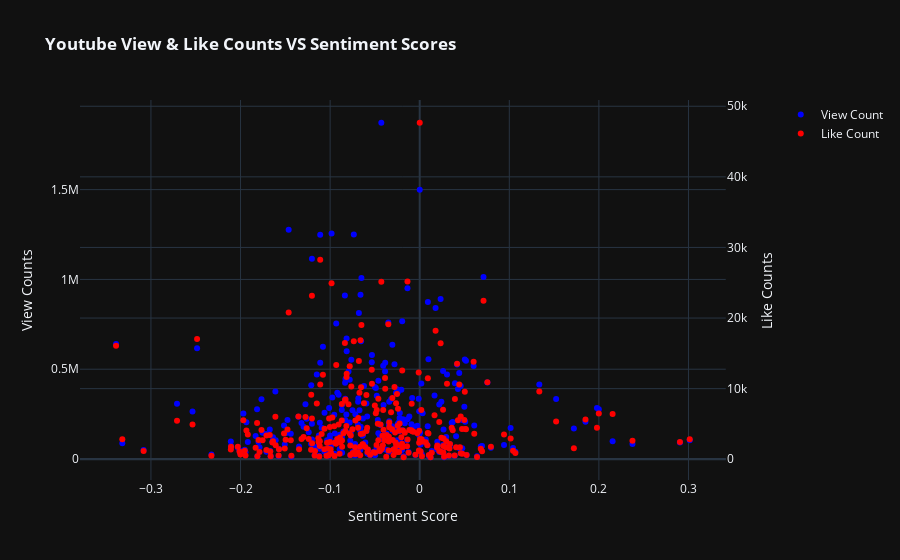

Here is the notebook cell this chart was saved with:
### Markdown cell above
Find the interactive graph [here](https://cjunwon.github.io/Youtube-Data-Analysis/).

### Code cell
from re import template


fig = make_subplots(specs=[[{'secondary_y': True}]])

fig.add_trace(
        go.Scatter(
        x=video_comp_sentiments['avg_comp_sentiment'],
        y=video_comp_sentiments['vid_viewcount'],
        name='View Count',
        mode='markers',
        marker_color='Blue',
        text=video_comp_sentiments['vid_title'],
        hovertemplate='<b>%{text}</b> <br>Sentiment Value: %{x} <br>View Count: %{y}'),
        secondary_y=False
)

fig.add_trace(go.Scatter(
    x=video_comp_sentiments['avg_comp_sentiment'],
    y=video_comp_sentiments['vid_likecount'],
    name='Like Count',
    mode='markers',
    marker_color='Red',
    text=video_comp_sentiments['vid_title'],
    hovertemplate='<b>%{text}</b> <br>Sentiment Value: %{x} <br>Like Count: %{y}'),
    secondary_y=True
)

fig.update_layout(
    title="<b>Youtube View & Like Counts VS Sentiment Scores<b>",
    xaxis_title="Sentiment Score",
    template='plotly_dark'
)

fig.update_yaxes(title_text="View Counts", secondary_y=False)
fig.update_yaxes(title_text="Like Counts", secondary_y=True)

fig.show(renderer='vscode')

pio.write_html(fig, file='index.html', auto_open=True)

### Figure 1 — Plotly figure (JSON) as saved in the notebook; plotly's stock layout.template omitted (floating-point values rounded to 4 significant figures; data arrays with more than 128 entries replaced by an {"elided": "..."} marker saying what was removed)
{"data": [{"hovertemplate": "<b>%{text}</b> <br>Sentiment Value: %{x} <br>View Count: %{y}", "marker": {"color": "Blue"}, "mode": "markers", "name": "View Count", "text": {"elided": "292 str values"}, "type": "scatter", "x": {"elided": "292 float values"}, "xaxis": "x", "y": {"elided": "292 int values"}, "yaxis": "y"}, {"hovertemplate": "<b>%{text}</b> <br>Sentiment Value: %{x} <br>Like Count: %{y}", "marker": {"color": "Red"}, "mode": "markers", "name": "Like Count", "text": {"elided": "292 str values"}, "type": "scatter", "x": {"elided": "292 float values"}, "xaxis": "x", "y": {"elided": "292 int values"}, "yaxis": "y2"}], "layout": {"title": {"text": "<b>Youtube View & Like Counts VS Sentiment Scores<b>"}, "xaxis": {"anchor": "y", "domain": [0, 0.94], "title": {"text": "Sentiment Score"}}, "yaxis": {"anchor": "x", "domain": [0, 1], "title": {"text": "View Counts"}}, "yaxis2": {"anchor": "x", "overlaying": "y", "side": "right", "title": {"text": "Like Counts"}}}}
